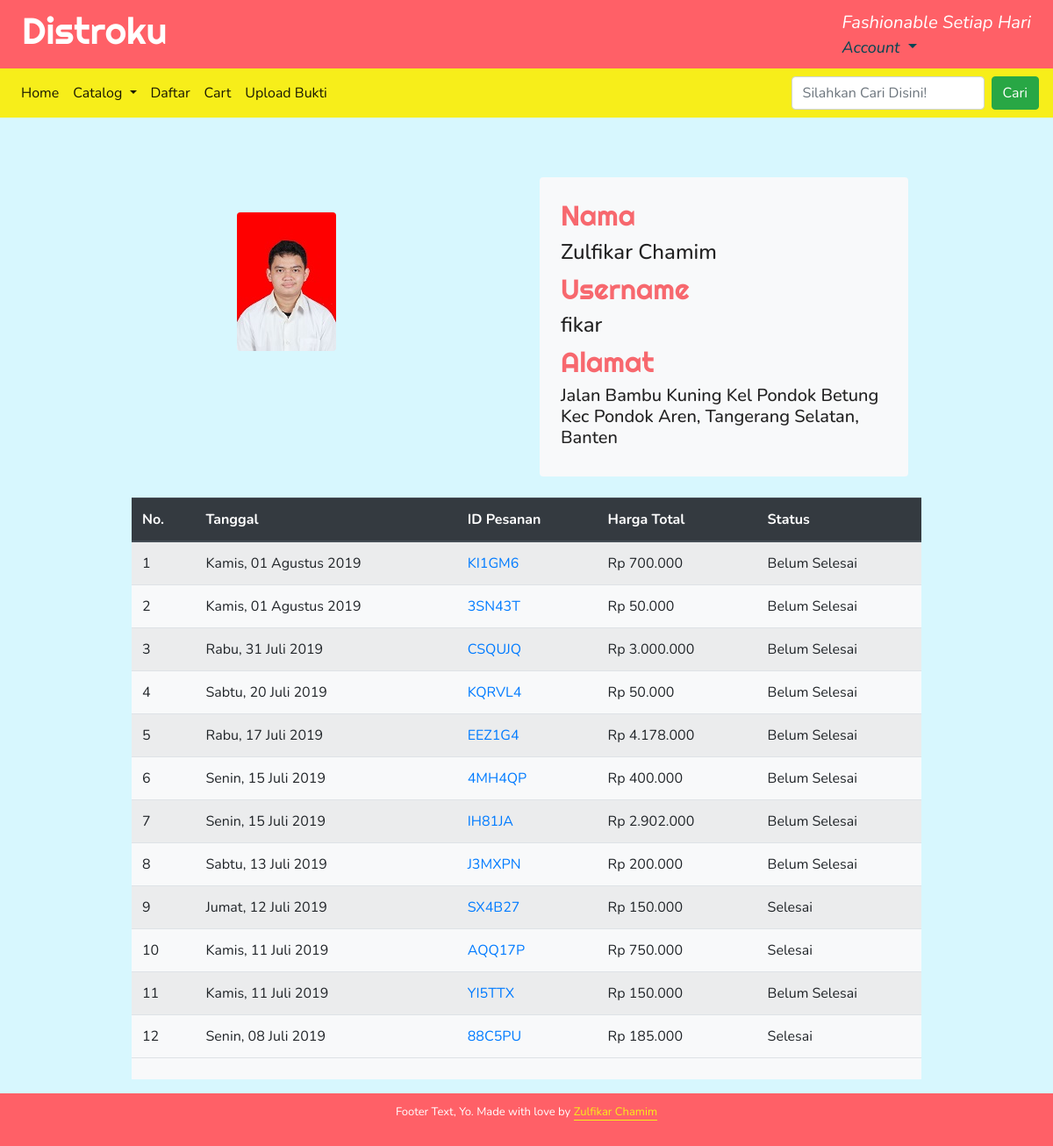
/akun/ (signed in), run on an earlier commit of the app's database.
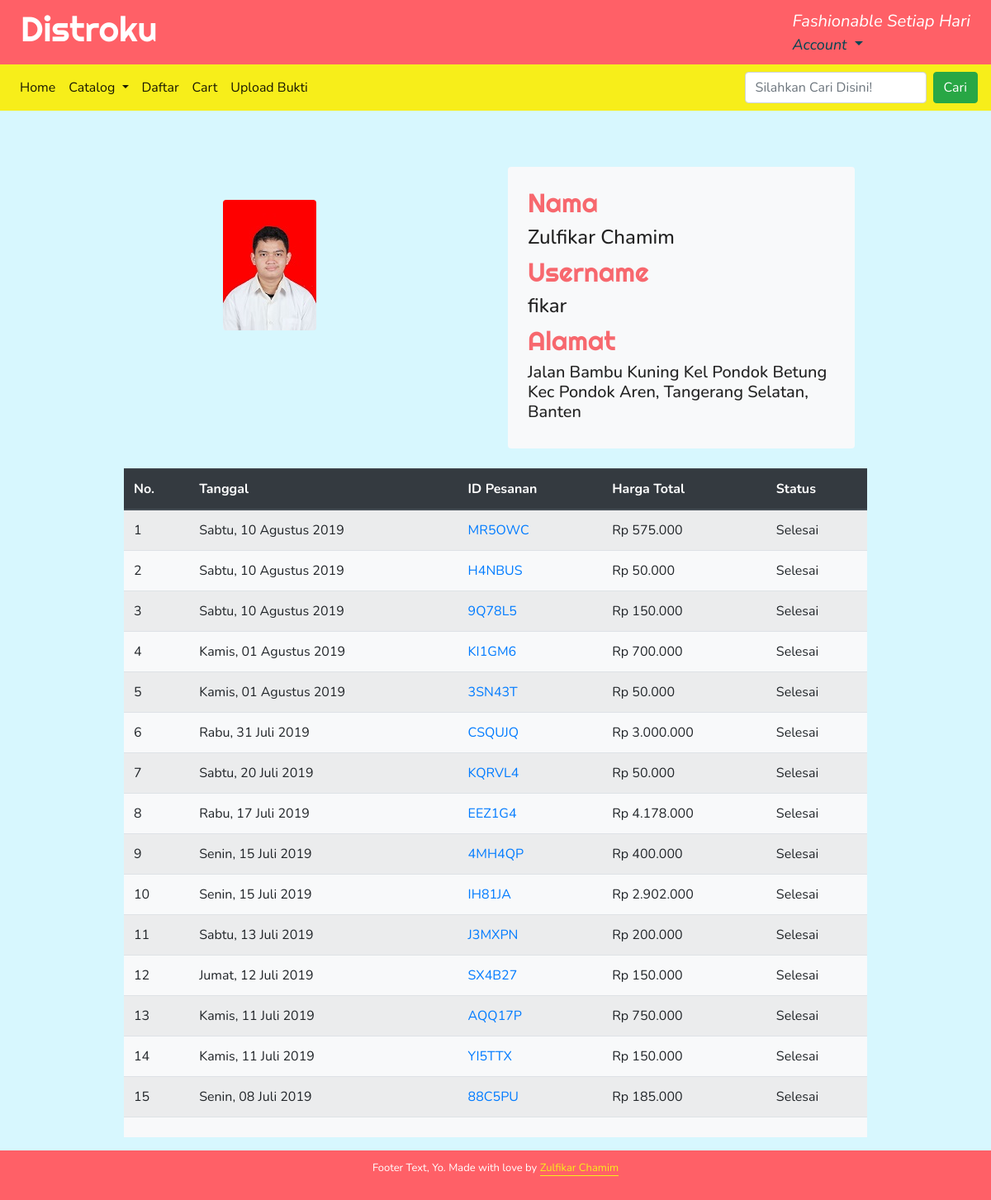
And on a later commit of the database.
### menu/models.py (models this page shows, shortened)
class UserProfileInfo(models.Model):
    user = models.OneToOneField(User, on_delete=models.CASCADE)
    alamat = models.TextField(max_length=128)
    Provinsi = models.CharField(max_length=64)
    Kota = models.CharField(max_length=64)
    Kecamatan = models.CharField(max_length=64)
    Kelurahan = models.CharField(max_length=64)
    profile_pic = models.ImageField(upload_to ='profile/profile_pics', blank=True)

### orders/models.py (models this page shows, shortened)
class order(models.Model):
    user = models.ForeignKey(User, on_delete=models.CASCADE,null=True, blank=True)
    order_id = models.CharField(max_length=120, default='test', unique=True)
    Cart = models.ForeignKey(cart, on_delete=models.CASCADE)
    status = models.CharField(max_length=120, default='Mulai', choices=pilihanStatus)
    timestamp = models.DateTimeField(auto_now_add=True, auto_now=False)
    updated = models.DateTimeField(auto_now_add=False, auto_now=True)
    buktiPembayaran = models.FileField(upload_to = 'bukti_pembayaran/', blank=True, null=True)

### cart/models.py (models this page shows, shortened)
class cart(models.Model):
    total = models.DecimalField(max_digits=100, decimal_places=2, default=0.00)
    timestamp = models.DateTimeField(auto_now_add=True, auto_now=False)
    update = models.DateTimeField(auto_now_add=False, auto_now=True)
    active = models.BooleanField(default=True)

### orders/views.py (the view)
# urls.py: path('akun/', orders, name='akun'),
def orders(request):
    profile = User.objects.select_related('userprofileinfo').get(id=request.user.id)
    orderan = order.objects.filter(user__id = request.user.id).order_by('-timestamp')
    context = {
        'profile':profile,
        'orderan':orderan,
    }
    template = 'orders/user.html'
    return render(request, template, context)

### orders/templates/orders/user.html (shortened to what this page needs)
{% extends 'base.html' %}
{% load humanize %}
{% load thumbnail %}
{% block content %}
<div class="container-fluid w-75">
    <div class="row">
        <div class="col-md-6 pt-3">
            <div class="w-50 mx-auto mt-4">
                {% if profile.userprofileinfo.profile_pic %}
                {% thumbnail profile.userprofileinfo.profile_pic "200x200" crop="center" as im %}
                <img src="{{ im.url }}" width="{{ im.width }}" height="{{ im.height }}" class="rounded">
                {% endthumbnail %}
            </div>
        </div>
        {% endif %}
        <div class="col-md-6">
            <div class="bg-light p-4 rounded mb-4">
                <h3>Nama</h3>
                <h4>{{profile.first_name}} {{profile.last_name}}</h4>
                <h3>Username</h3>
                <h4>{{profile.username}}</h4>
                <h3>Alamat</h3>
                <h5>{{profile.userprofileinfo.alamat}} Kel {{profile.userprofileinfo.Kelurahan}}
                    Kec {{profile.userprofileinfo.Kecamatan}}, {{profile.userprofileinfo.Kota}},
                    {{profile.userprofileinfo.Provinsi}}</h5>
            </div>
        </div>
    </div>
    <div class="row">
        <table class="table table-striped mx-auto mt-20 w-100 bg-light link-dark">
            <thead class="thead-dark">
                <th>No.</th>
                <th>Tanggal</th>
                <th>ID Pesanan</th>
                <th>Harga Total</th>
                <th>Status</th>
            </thead>
            <tfoot>
                <tr>
                    <td></td>
                    <td></td>
                    <td></td>
                    <td></td>
                    <td></td>
                </tr>
            </tfoot>
            {% for i in orderan %}
            <tr>
                <td>{{forloop.counter}}</td>
                <td>{{i.timestamp|date:"l, d F Y"}}</td>
                <td><a href="{% url 'orders:lihatOrder' i.order_id i.user.get_username %}">{{i.order_id}}</a></td>
                <td>Rp {{ i.Cart.total|floatformat|intcomma }}</td>
                {% if i.status == "Selesai"  %}
                <td>Selesai</td>
                {% else %}
                <td>Belum Selesai</td>
                {% endif %}
            </tr>
            {% endfor %}
        </table>
    </div>
</div>
{% endblock content %}

### templates/base.html (shortened to what this page needs)
{% load static %}
{% load humanize %}
<!DOCTYPE html>
<html lang="en">
<head>
  <link rel="stylesheet" href="//maxcdn.bootstrapcdn.com/font-awesome/4.3.0/css/font-awesome.min.css">
  <link rel="stylesheet" href="https://stackpath.bootstrapcdn.com/bootstrap/4.3.1/css/bootstrap.min.css"
>
  <link rel="stylesheet" href="{% static 'css/styles.css' %}">
</head>
<body>
  <header class="header">
    <div class="container">
      <h1 class="site-title">Distroku</h1>
      <div class="site-tagline">
        <span class="site-tagline">Fashionable Setiap Hari</span><br>
        <div class="loginLogout">
          {% if user.is_authenticated %}
          <div class="dropdown show">
              <a class="dropdown-toggle" href="#" role="button" id="dropdownMenuLink" data-toggle="dropdown" aria-haspopup="true" aria-expanded="false">
                Account
              </a>
            </div>
          {% else %}
          <a href="{% url 'user_login' %}">Login</a>
          {% endif %}
        </div>
      </div>
    </div>
  </header>
  <nav class="navbar navbar-expand-lg navbar-light">
    <div class="collapse navbar-collapse" id="navbarSupportedContent">
      <ul class="navbar-nav mr-auto">
        <li class="nav-item active">
          <a class="nav-link" href="{% url 'index' %}">Home</a>
        </li>
        <li class="nav-item dropdown active">
          <a class="nav-link dropdown-toggle" href="{% url 'menu:category' 'semua' %}" id="navbarDropdown" role="button"
            data-toggle="dropdown" aria-haspopup="true" aria-expanded="false">
            Catalog
          </a>
        </li>
        <li class="nav-item active">
          <a class="nav-link" href="{% url 'register' %}">Daftar</a>
        </li>
        <li class="nav-item active">
          <a class="nav-link" href="{% url 'cart:cart' %}">Cart </a>
        </li>
        {% if user.is_authenticated %}
        <li class="nav-item active">
          <a class="nav-link" href="{% url 'orders:uploadBukti' %}">Upload Bukti</a>
        </li>
        {% endif %}
      </ul>
      <form class="form-inline my-2 my-lg-0" method="GET" action="{% url 'cari' %}">
        <input class="form-control mr-sm-2" type="text" name="cari" class="searchTerm"
          placeholder="Silahkan Cari Disini!" aria-label="Search">
        <button type="submit" class="btn btn-success my-2 my-sm-0">Cari</button>
      </form>
    </div>
  </nav>
  <section class="content">
    <article class="post">
    </article>
    <div class="konten">
      {% block content %}
      {% endblock content %}
    </div>
  </section>
  <footer class="footer">
    <div class="container">
      <p>Footer Text, Yo. Made with love by <a href="http://zulfikarchamim.blogspot.com">Zulfikar Chamim</a></p>
    </div>
  </footer>
</body>
</html>

### static/css/styles.css (style rules this page uses)
body { background: #D7F7FE; font-family: "Nunito", sans-serif; color: #222; }
* { box-sizing: border-box; }
.container { max-width: 75em; margin: 0 auto; }
.header { background: #FF6067; color: white; padding: 0.625em; }
.header .container { display: flex; flex-direction: row; justify-content: space-between; align-items: center; flex-wrap: wrap; }
.header .site-title, .header .site-tagline { font-weight: 400; }
.site-title, h1, h2, h3 { font-family: "Righteous", sans-serif; font-size: 2.625em; color: #024654; }
h3 { font-size: 2em; color: #f7686e; }
.site-title { color: white; }
.site-tagline { font-size: 1.125em; font-style: italic; }
.post { padding: 1.875em; }
.footer { background: #FF6067; color: white; padding: 0.9375em; text-align: center; font-size: 0.8125em; }
.footer a { color: #F7EE1A; text-decoration: none; border-bottom: 1px solid; }
.loginLogout a { color: #024654; }
.navbar { background-color: #F7EE1A; }
.navbar a { color: #011d23; }

What changed in the data, as far as the page shows it:
added order: timestamp "Sabtu, 10 Agustus 2019", order_id "MR5OWC", Cart.total "575.000", status "Selesai"
added order: timestamp "Sabtu, 10 Agustus 2019", order_id "H4NBUS", Cart.total "50.000", status "Selesai"
added order: timestamp "Sabtu, 10 Agustus 2019", order_id "9Q78L5", Cart.total "150.000", status "Selesai"
changed order "KI1GM6": status "Belum Selesai" → "Selesai"
changed order "3SN43T": status "Belum Selesai" → "Selesai"
changed order "Rabu, 31 Juli 2019": status "Belum Selesai" → "Selesai"
changed order "Sabtu, 20 Juli 2019": status "Belum Selesai" → "Selesai"
changed order "Rabu, 17 Juli 2019": status "Belum Selesai" → "Selesai"
changed order "4MH4QP": status "Belum Selesai" → "Selesai"
changed order "IH81JA": status "Belum Selesai" → "Selesai"
changed order "Sabtu, 13 Juli 2019": status "Belum Selesai" → "Selesai"
changed order "YI5TTX": status "Belum Selesai" → "Selesai"
